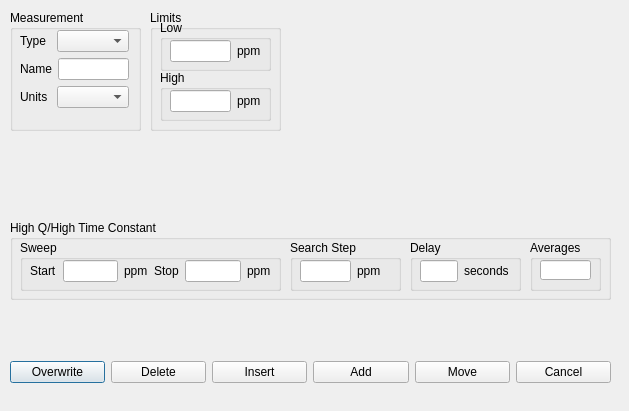
<?xml version="1.0" encoding="UTF-8"?>
<ui version="4.0">
 <class>TestTypeDialog</class>
 <widget class="QDialog" name="TestTypeDialog">
  <property name="geometry">
   <rect>
    <x>0</x>
    <y>0</y>
    <width>629</width>
    <height>411</height>
   </rect>
  </property>
  <property name="windowTitle">
   <string>Dialog</string>
  </property>
  <widget class="QGroupBox" name="groupBox">
   <property name="geometry">
    <rect>
     <x>10</x>
     <y>10</y>
     <width>131</width>
     <height>121</height>
    </rect>
   </property>
   <property name="title">
    <string>Measurement</string>
   </property>
   <widget class="QWidget" name="">
    <property name="geometry">
     <rect>
      <x>10</x>
      <y>20</y>
      <width>109</width>
      <height>80</height>
     </rect>
    </property>
    <layout class="QVBoxLayout" name="verticalLayout">
     <item>
      <layout class="QHBoxLayout" name="horizontalLayout">
       <item>
        <widget class="QLabel" name="label">
         <property name="text">
          <string>Type</string>
         </property>
        </widget>
       </item>
       <item>
        <widget class="QComboBox" name="comboBox"/>
       </item>
      </layout>
     </item>
     <item>
      <layout class="QHBoxLayout" name="horizontalLayout_3">
       <item>
        <widget class="QLabel" name="label_5">
         <property name="text">
          <string>Name</string>
         </property>
        </widget>
       </item>
       <item>
        <widget class="QLineEdit" name="lineEdit"/>
       </item>
      </layout>
     </item>
     <item>
      <layout class="QHBoxLayout" name="horizontalLayout_2">
       <item>
        <widget class="QLabel" name="label_4">
         <property name="text">
          <string>Units</string>
         </property>
        </widget>
       </item>
       <item>
        <widget class="QComboBox" name="comboBox_2"/>
       </item>
      </layout>
     </item>
    </layout>
   </widget>
  </widget>
  <widget class="QGroupBox" name="groupBox_2">
   <property name="geometry">
    <rect>
     <x>150</x>
     <y>10</y>
     <width>131</width>
     <height>121</height>
    </rect>
   </property>
   <property name="title">
    <string>Limits</string>
   </property>
   <widget class="QGroupBox" name="groupBox_3">
    <property name="geometry">
     <rect>
      <x>10</x>
      <y>10</y>
      <width>111</width>
      <height>51</height>
     </rect>
    </property>
    <property name="title">
     <string>Low</string>
    </property>
    <widget class="QWidget" name="layoutWidget">
     <property name="geometry">
      <rect>
       <x>10</x>
       <y>20</y>
       <width>91</width>
       <height>22</height>
      </rect>
     </property>
     <layout class="QHBoxLayout" name="horizontalLayout_5">
      <item>
       <widget class="QLineEdit" name="lineEdit_3"/>
      </item>
      <item>
       <widget class="QLabel" name="label_3">
        <property name="text">
         <string>ppm</string>
        </property>
       </widget>
      </item>
     </layout>
    </widget>
   </widget>
   <widget class="QGroupBox" name="groupBox_4">
    <property name="geometry">
     <rect>
      <x>10</x>
      <y>60</y>
      <width>111</width>
      <height>51</height>
     </rect>
    </property>
    <property name="title">
     <string>High</string>
    </property>
    <widget class="QWidget" name="">
     <property name="geometry">
      <rect>
       <x>10</x>
       <y>20</y>
       <width>91</width>
       <height>22</height>
      </rect>
     </property>
     <layout class="QHBoxLayout" name="horizontalLayout_4">
      <item>
       <widget class="QLineEdit" name="lineEdit_2"/>
      </item>
      <item>
       <widget class="QLabel" name="label_2">
        <property name="text">
         <string>ppm</string>
        </property>
       </widget>
      </item>
     </layout>
    </widget>
   </widget>
   <zorder>groupBox_3</zorder>
   <zorder>groupBox_4</zorder>
   <zorder>groupBox_3</zorder>
   <zorder>groupBox_4</zorder>
  </widget>
  <widget class="QGroupBox" name="groupBox_5">
   <property name="geometry">
    <rect>
     <x>10</x>
     <y>220</y>
     <width>601</width>
     <height>80</height>
    </rect>
   </property>
   <property name="title">
    <string>High Q/High Time Constant</string>
   </property>
   <widget class="QGroupBox" name="groupBox_6">
    <property name="geometry">
     <rect>
      <x>10</x>
      <y>20</y>
      <width>261</width>
      <height>51</height>
     </rect>
    </property>
    <property name="title">
     <string>Sweep</string>
    </property>
    <widget class="QWidget" name="">
     <property name="geometry">
      <rect>
       <x>10</x>
       <y>20</y>
       <width>241</width>
       <height>22</height>
      </rect>
     </property>
     <layout class="QHBoxLayout" name="horizontalLayout_6">
      <item>
       <widget class="QLabel" name="label_6">
        <property name="text">
         <string>Start</string>
        </property>
       </widget>
      </item>
      <item>
       <widget class="QLineEdit" name="lineEdit_4">
        <property name="text">
         <string/>
        </property>
       </widget>
      </item>
      <item>
       <widget class="QLabel" name="label_7">
        <property name="text">
         <string>ppm</string>
        </property>
       </widget>
      </item>
      <item>
       <widget class="QLabel" name="label_8">
        <property name="text">
         <string>Stop</string>
        </property>
       </widget>
      </item>
      <item>
       <widget class="QLineEdit" name="lineEdit_6">
        <property name="text">
         <string/>
        </property>
       </widget>
      </item>
      <item>
       <widget class="QLabel" name="label_9">
        <property name="text">
         <string>ppm</string>
        </property>
       </widget>
      </item>
     </layout>
    </widget>
    <zorder>label_6</zorder>
    <zorder>lineEdit_4</zorder>
    <zorder>label_7</zorder>
    <zorder>label_8</zorder>
    <zorder>label_9</zorder>
    <zorder>lineEdit_6</zorder>
    <zorder>groupBox_5</zorder>
   </widget>
   <widget class="QGroupBox" name="groupBox_7">
    <property name="geometry">
     <rect>
      <x>280</x>
      <y>20</y>
      <width>111</width>
      <height>51</height>
     </rect>
    </property>
    <property name="title">
     <string>Search Step</string>
    </property>
    <widget class="QWidget" name="">
     <property name="geometry">
      <rect>
       <x>10</x>
       <y>20</y>
       <width>81</width>
       <height>22</height>
      </rect>
     </property>
     <layout class="QHBoxLayout" name="horizontalLayout_7">
      <item>
       <widget class="QLineEdit" name="lineEdit_7">
        <property name="text">
         <string/>
        </property>
       </widget>
      </item>
      <item>
       <widget class="QLabel" name="label_11">
        <property name="text">
         <string>ppm</string>
        </property>
       </widget>
      </item>
     </layout>
    </widget>
   </widget>
   <widget class="QGroupBox" name="groupBox_10">
    <property name="geometry">
     <rect>
      <x>400</x>
      <y>20</y>
      <width>111</width>
      <height>51</height>
     </rect>
    </property>
    <property name="title">
     <string>Delay</string>
    </property>
    <widget class="QWidget" name="layoutWidget_2">
     <property name="geometry">
      <rect>
       <x>10</x>
       <y>20</y>
       <width>89</width>
       <height>22</height>
      </rect>
     </property>
     <layout class="QHBoxLayout" name="horizontalLayout_8">
      <item>
       <widget class="QLineEdit" name="lineEdit_8">
        <property name="text">
         <string/>
        </property>
       </widget>
      </item>
      <item>
       <widget class="QLabel" name="label_12">
        <property name="text">
         <string>seconds</string>
        </property>
       </widget>
      </item>
     </layout>
    </widget>
   </widget>
   <widget class="QGroupBox" name="groupBox_9">
    <property name="geometry">
     <rect>
      <x>520</x>
      <y>20</y>
      <width>71</width>
      <height>51</height>
     </rect>
    </property>
    <property name="title">
     <string>Averages</string>
    </property>
    <widget class="QLineEdit" name="lineEdit_9">
     <property name="geometry">
      <rect>
       <x>10</x>
       <y>20</y>
       <width>51</width>
       <height>20</height>
      </rect>
     </property>
     <property name="text">
      <string/>
     </property>
    </widget>
   </widget>
  </widget>
  <widget class="QWidget" name="">
   <property name="geometry">
    <rect>
     <x>10</x>
     <y>360</y>
     <width>601</width>
     <height>25</height>
    </rect>
   </property>
   <layout class="QHBoxLayout" name="horizontalLayout_9">
    <item>
     <widget class="QPushButton" name="pushButton">
      <property name="text">
       <string>Overwrite</string>
      </property>
     </widget>
    </item>
    <item>
     <widget class="QPushButton" name="pushButton_2">
      <property name="text">
       <string>Delete</string>
      </property>
     </widget>
    </item>
    <item>
     <widget class="QPushButton" name="pushButton_3">
      <property name="text">
       <string>Insert</string>
      </property>
     </widget>
    </item>
    <item>
     <widget class="QPushButton" name="pushButton_4">
      <property name="text">
       <string>Add</string>
      </property>
     </widget>
    </item>
    <item>
     <widget class="QPushButton" name="pushButton_5">
      <property name="text">
       <string>Move</string>
      </property>
     </widget>
    </item>
    <item>
     <widget class="QPushButton" name="pushButton_6">
      <property name="text">
       <string>Cancel</string>
      </property>
     </widget>
    </item>
   </layout>
  </widget>
  <zorder>groupBox</zorder>
  <zorder>label</zorder>
  <zorder>comboBox</zorder>
  <zorder>layoutWidget</zorder>
  <zorder>layoutWidget_2</zorder>
  <zorder>layoutWidget</zorder>
  <zorder>groupBox_2</zorder>
  <zorder>label_2</zorder>
  <zorder>lineEdit_2</zorder>
  <zorder>groupBox_5</zorder>
  <zorder>pushButton</zorder>
  <zorder>pushButton_2</zorder>
  <zorder>pushButton_3</zorder>
  <zorder>pushButton_4</zorder>
  <zorder>pushButton_5</zorder>
  <zorder>pushButton_6</zorder>
 </widget>
 <resources/>
 <connections/>
</ui>
